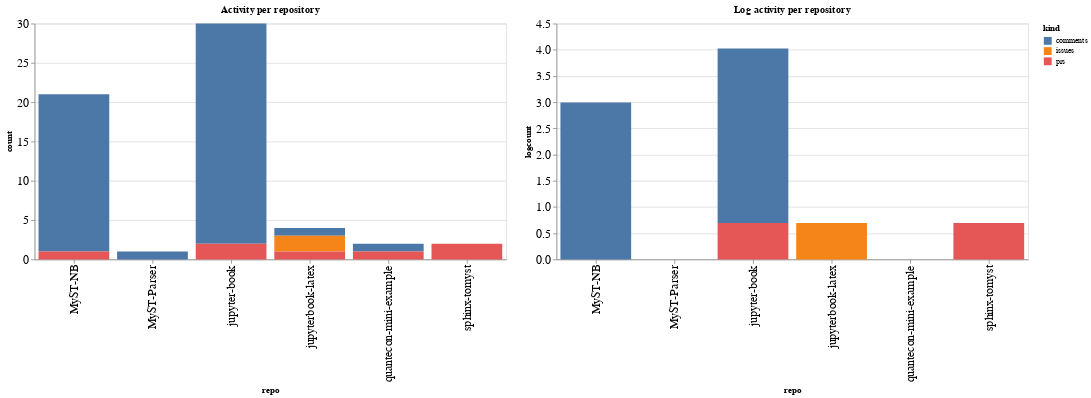

Here is the notebook cell this chart was saved with:
### Code cell
ch1 = alt.Chart(repo_summaries, width=600, title="Activity per repository").mark_bar().encode(
    x='repo',
    y='count',
    color='kind',
    tooltip="kind"
)

ch2 = alt.Chart(repo_summaries, width=600, title="Log activity per repository").mark_bar().encode(
    x='repo',
    y='logcount',
    color='kind',
    tooltip="kind"
)

ch1 | ch2

### Figure 1 — Vega-Lite specification as saved in the notebook (floating-point values rounded to 4 significant figures)
{"config": {"axisLeft": {"labelFontSize": 15}, "axisBottom": {"labelFontSize": 15}}, "hconcat": [{"mark": "bar", "encoding": {"color": {"type": "nominal", "field": "kind"}, "tooltip": {"type": "nominal", "field": "kind"}, "x": {"type": "nominal", "field": "repo"}, "y": {"type": "quantitative", "field": "count"}}, "title": "Activity per repository", "width": 600}, {"mark": "bar", "encoding": {"color": {"type": "nominal", "field": "kind"}, "tooltip": {"type": "nominal", "field": "kind"}, "x": {"type": "nominal", "field": "repo"}, "y": {"type": "quantitative", "field": "logcount"}}, "title": "Log activity per repository", "width": 600}], "data": {"name": "data-7a2c9bbbb60a49a945dc7c5d6d41c30b"}, "$schema": "https://vega.github.io/schema/vega-lite/v4.8.1.json", "datasets": {"data-7a2c9bbbb60a49a945dc7c5d6d41c30b": [{"repo": "MyST-NB", "kind": "comments", "count": 20, "logcount": 2.996}, {"repo": "MyST-NB", "kind": "prs", "count": 1, "logcount": 0.0}, {"repo": "MyST-Parser", "kind": "comments", "count": 1, "logcount": 0.0}, {"repo": "jupyter-book", "kind": "comments", "count": 28, "logcount": 3.332}, {"repo": "jupyter-book", "kind": "prs", "count": 2, "logcount": 0.6931}, {"repo": "jupyterbook-latex", "kind": "comments", "count": 1, "logcount": 0.0}, {"repo": "jupyterbook-latex", "kind": "issues", "count": 2, "logcount": 0.6931}, {"repo": "jupyterbook-latex", "kind": "prs", "count": 1, "logcount": 0.0}, {"repo": "quantecon-mini-example", "kind": "comments", "count": 1, "logcount": 0.0}, {"repo": "quantecon-mini-example", "kind": "prs", "count": 1, "logcount": 0.0}, {"repo": "sphinx-tomyst", "kind": "prs", "count": 2, "logcount": 0.6931}]}}
